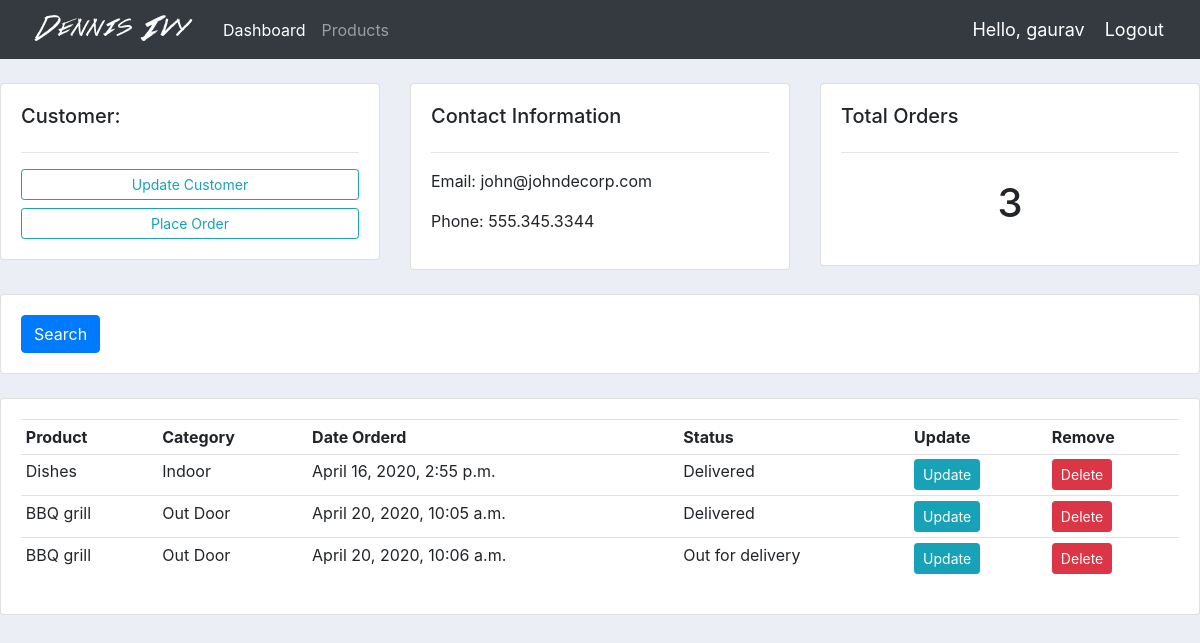
/customers/2/ (signed in), run on the app's committed database.
### accounts/models.py (models this page shows, shortened)
class Customers(models.Model):
    user= models.OneToOneField(User,null=True,blank=True, on_delete=models.CASCADE)
    name = models.CharField(max_length=200, null=True)
    phone = models.CharField(max_length=200, null=True)
    email = models.CharField(max_length=200, null=True)
    date_created = models.DateTimeField(auto_now_add=True, null=True)
    profile_pic= models.ImageField(null=True,blank=True,default='profile1.png')

class Order(models.Model):
    STATUS = (
        ('Pending', 'Pending'),
        ('Out for delivery', 'Out for delivery'),
        ('Delivered', 'Delivered'),
    )
    customers = models.ForeignKey(
        Customers, null=True, on_delete=models.SET_NULL)
    product = models.ForeignKey(Product, null=True, on_delete=models.SET_NULL)
    date_created = models.DateTimeField(auto_now_add=True, null=True)
    status = models.CharField(max_length=200, null=True, choices=STATUS)

class Product(models.Model):
    CATEGORY = (
        ('Indoor', 'Indoor'),
        ('Out Door', 'Out Door')
    )
    name = models.CharField(max_length=200, null=True)
    price = models.FloatField(null=True)
    category = models.CharField(max_length=200, null=True, choices=CATEGORY)
    description = models.CharField(max_length=200, null=True, blank=True)
    date_created = models.DateTimeField(auto_now_add=True, null=True)
    tag = models.ManyToManyField(Tag)

### accounts/decorators.py (the view)
        def wrapper_func(request, *args, **kwargs):
            group = None
            if request.user.groups.exists():
                group = request.user.groups.all()[0].name
            if group in allowed_roles:
                return view_func(request, *args, **kwargs)
            else:
                return HttpResponse('You are not authorized to view this page')

### accounts/views.py (called while the page is built)
@login_required(login_url='login')
@allowed_users(allowed_roles=['admin'])
def customers(request, pk_test):
    customer = Customers.objects.get(id=pk_test)
    orders = customer.order_set.all()
    ordersCount = orders.count()
    context = {
        'customer': customer,
        'orders': orders,
        'ordersCount': ordersCount,
    }
    return render(request, 'accounts/customers.html', context)

### accounts/templates/accounts/customers.html
{% extends 'accounts/main.html' %}
{% block content %}
    <br>
<div class="row">
	<div class="col-md">
		<div class="card card-body">
			<h5>Customer:</h5>
			<hr>
			<a class="btn btn-outline-info  btn-sm btn-block" href="">Update Customer</a>
			<a class="btn btn-outline-info  btn-sm btn-block" href="{% url 'create_order' customer.id %}">Place Order</a>
	</div>
	</div>
	<div class="col-md">
		<div class="card card-body">
			<h5>Contact Information</h5>
			<hr>
			<p>Email: {{customer.email}}</p>
			<p>Phone: {{customer.phone}}</p>
		</div>
	</div>
	<div class="col-md">
		<div class="card card-body">
			<h5>Total Orders</h5>
			<hr>
			<h1 style="text-align: center;padding: 10px">{{ordersCount}}</h1>
		</div>
	</div>
</div>
<br>
<div class="row">
	<div class="col">
		<div class="card card-body">
			<form method="get">
		    <button class="btn btn-primary" type="submit">Search</button>
		  </form>
		</div>
	</div>
</div>
<br>
<div class="row">
	<div class="col-md">
		<div class="card card-body">
			<table class="table table-sm">
				<tr>
					<th>Product</th>
					<th>Category</th>
					<th>Date Orderd</th>
					<th>Status</th>
					<th>Update</th>
					<th>Remove</th>
				</tr>
				{% for order in orders %}
					<tr>
						<td>{{order.product.name}}</td>
						<td>{{order.product.category}}</td>
						<td>{{order.date_created}}</td>
						<td>{{order.status}}</td>
						<td><a class="btn btn-sm btn-info" href="{% url 'update_order' order.id %}">Update</td>
						<td><a class="btn btn-sm btn-danger" href="{% url 'delete_order' order.id %}">Delete</td>
					</tr>
				{%endfor%}
			</table>
		</div>
	</div>
</div>
{%endblock%}

### accounts/templates/accounts/navbar.html (shortened to what this page needs)
{% load static %}
<nav class="navbar navbar-expand-lg navbar-dark bg-dark">
  <img src="{% static 'image/logo.png' %}">
  <div class="collapse navbar-collapse" id="navbarNav">
    <ul class="navbar-nav">
      {% if request.user.is_staff %}
      <li class="nav-item active">
        <a class="nav-link" href="{% url 'home' %}">Dashboard</a>
      </li>
      <li class="nav-item">
        <a class="nav-link" href="{% url 'products' %}">Products</a>
      </li>
      {% else %}
      <li class="nav-item">
      <a class="nav-link" href="{% url 'account' %}">Account Settings</a>
      {% endif %}
    </ul>
  </div>
  <span class="hello-msg">Hello, {{request.user}}</span>
  <span ><a class="hello-msg" href="{% url 'logout' %}">Logout</a></span>
</nav>

### static/CSS/main.css (style rules this page uses)
body { background-color: #ebeff5; }

### accounts/templates/accounts/navbar.html (style rules this page uses)
.hello-msg { font-size: 18px; color: #fff; margin-right: 20px; }

### data on the page
Customers: email "john@johndecorp.com", phone "555.345.3344"
Order: product.name "Dishes", product.category "Indoor", date_created "April 16, 2020, 2:55 p.m.", status "Delivered"
Order: product.name "BBQ grill", product.category "Out Door", date_created "April 20, 2020, 10:05 a.m.", status "Delivered"
Order: product.name "BBQ grill", product.category "Out Door", date_created "April 20, 2020, 10:06 a.m.", status "Out for delivery"

### other printed values
{{ request.user }} "gaurav"
{{ ordersCount }} "3"
